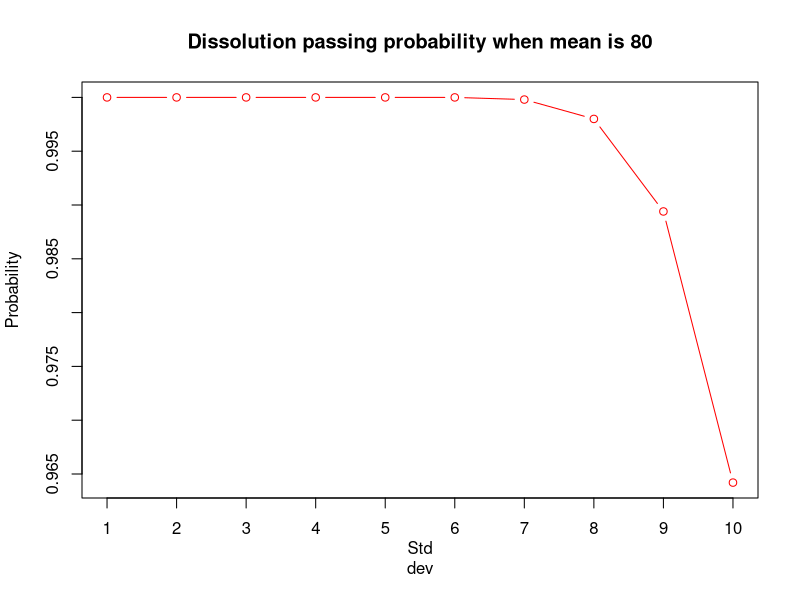
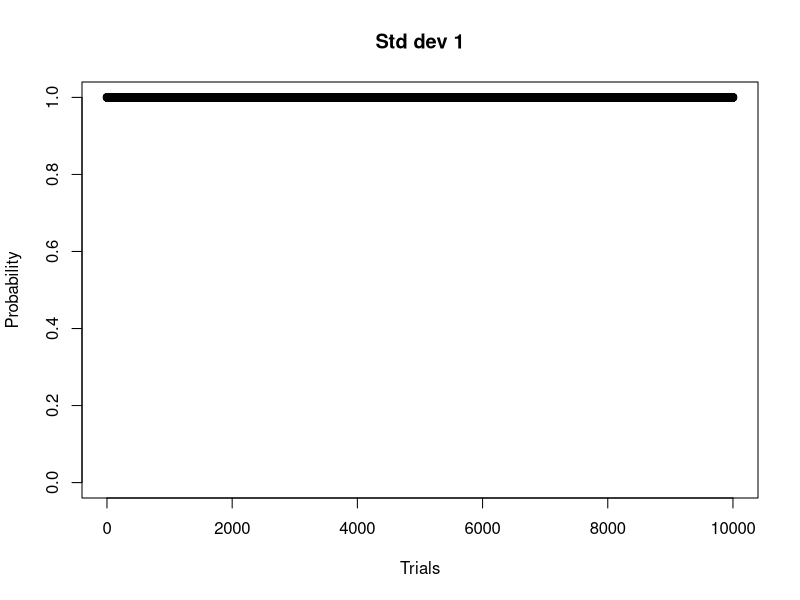
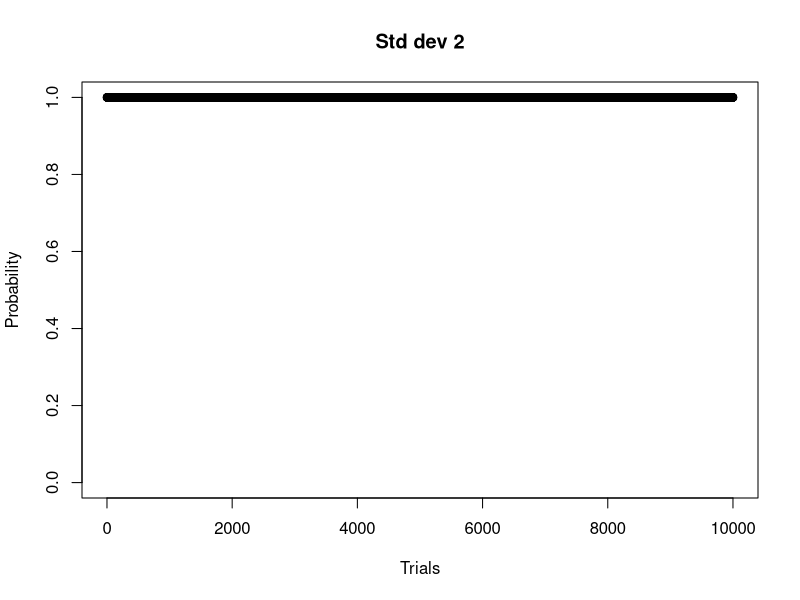
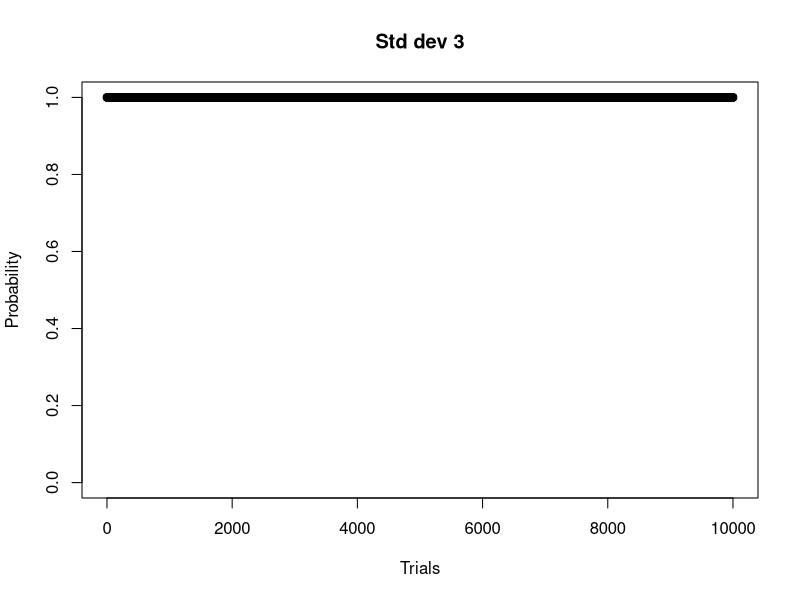
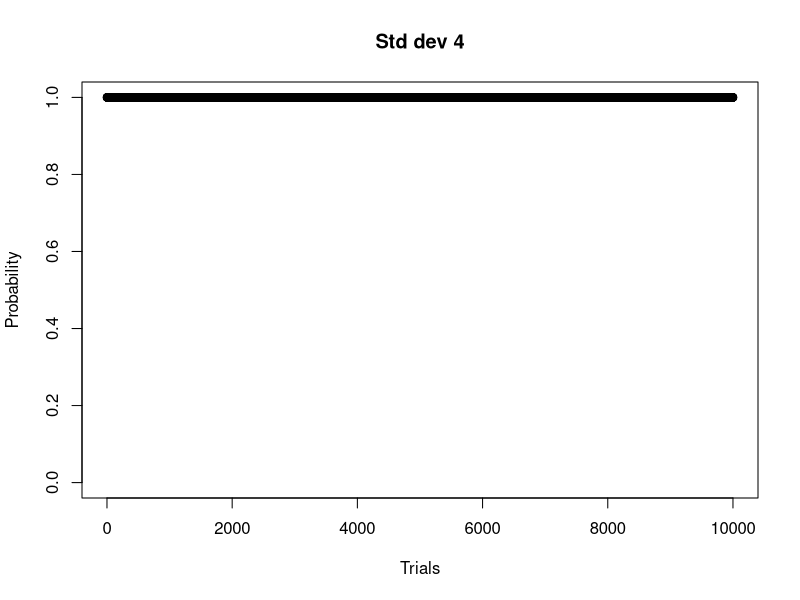
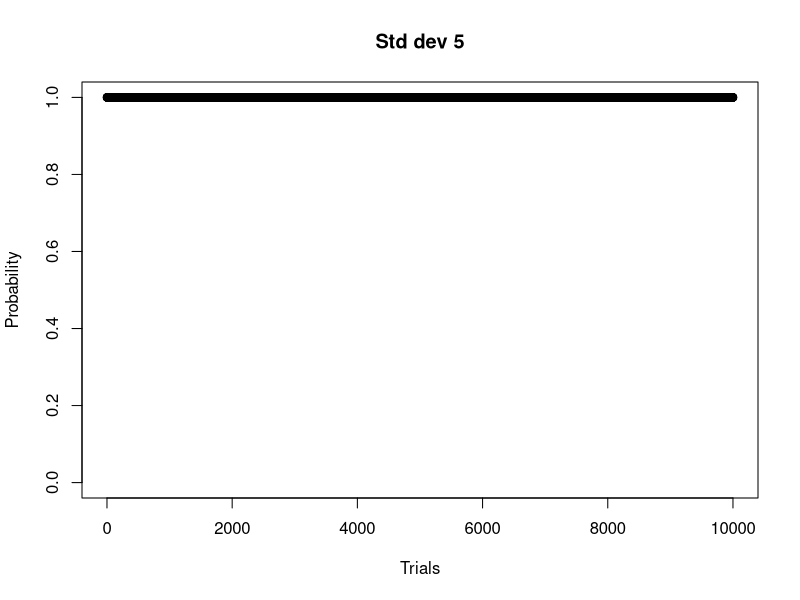
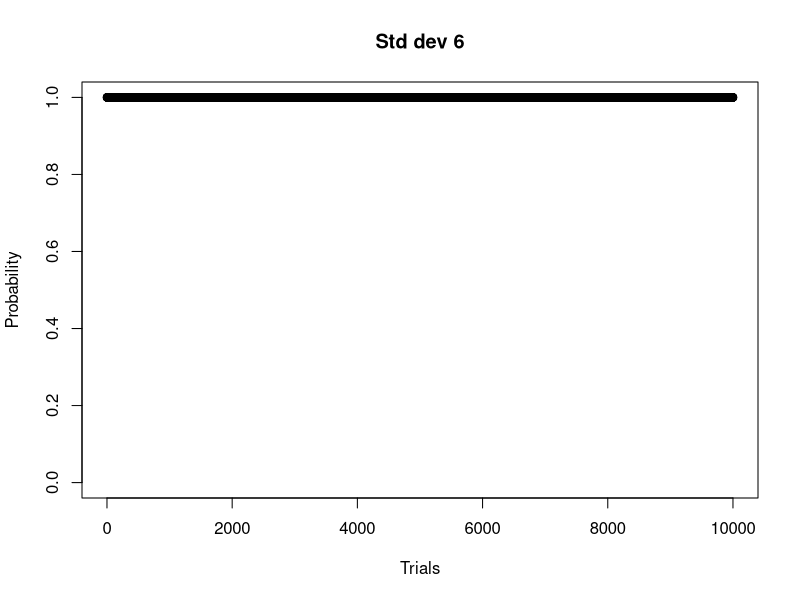
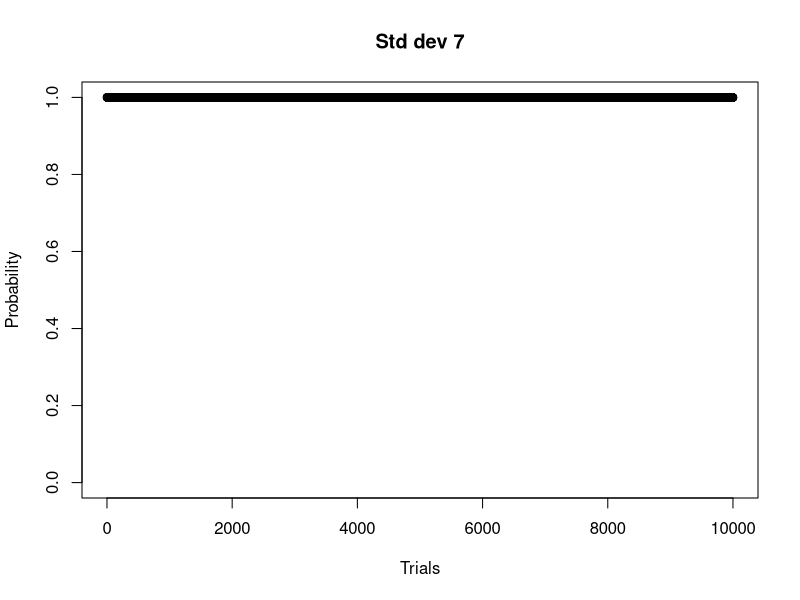

The R script that drew these images, in order:
trials=10000
# number of simulations
avg=80
# mean of distribution
stdev=c(1:10)
# range of standard deviation values
cnt=0
m=0
ct=0
cnt1=0
m1=0
n=0
Q=75
# specify Q value
Q_1=(Q+5)
Q_2=(Q-15)
Q_3=(Q-25)
d<-c()
# create empty vector
fn<-c()
count=j=0
for (x in min(stdev):max(stdev)){
  d<-c()
  set.seed(123)
  # to reproduce particular sequence of random numbers
  for (j1 in 1:trials){
    k<-round(c(rnorm(24,avg,x)),digits = 2)
    # simulate data using mean and standard deviation and 
     # round it to 2 digits
    d<-cbind(d,t(t(k)))
  }
  write.table(rbind(paste0("Trial# ",c(1:trials)),d),
              paste0("stdev_", x,".csv"),
              sep = ",",row.names=F,col.names=F)
  # write a .csv file with name stdev_ with x value in the end
  d<-list(d)
  names(d)=paste("d",x,sep = "_")
  # create d_ with x value in the end
  list2env(d,envir = .GlobalEnv)
}
gh<-data.frame()
for (x in min(stdev):max(stdev)){
  gh_s1<-replicate(trials,0)
  # create a column vector with number of rows equal to the variable trails
  # and fill it with zero's
  gh_s2<-replicate(trials,0)
  gh_s3<-replicate(trials,0)
  Cum_prob1<-replicate(trials,0)
  Cum_prob<-replicate(trials,0)
  for (j in 1:trials){
    count=0
    d<-get(paste0("d_",x,sep=""))
    # if j=1, x=1 then get d_1
    for (i in 1:6){
      if (d[i,j]>Q_1){
        # checking first six values in d greater than (Q+5)
        count=count+1
      }
    }
    if (count==6){
      gh_s1[j]=1
      # checking S1 criteria
    }
    if(gh_s1[j]==0){
      # s1 criteria fail
      (cnt=m=0)
      for (i in 1:12){
        if (d[i,j]>Q_2){
          # checking if first 12 values in d are greater than (Q-15)
          cnt=cnt+1
        }
        if (mean(d[1:12,j])>=Q){
          # checking if average of first 12 in d are greater than or equal
            # to Q
          m=1
          cnt=cnt*m
          if (cnt==12){
            gh_s2[j]=1
            # checking for S2 criteria
          }
        }
      }
    }
    if (gh_s2[j]==0 && gh_s1[j]==0) {
      # if failing in S1 and S2 stages
      ct=cnt1=n=m1=0
      for (b in 1:24){
        if (d[b,j]>Q_3){
          # checking if 24 in d are greater than (Q-25)
          ct=ct+1
        }
        if (d[b,j]>Q_2){
          cnt1=cnt1+1
        }
      }
      if (mean(d[1:24,j])>=Q){
        m1=1
      }
      if (cnt1>=22){
        # check atleast 22 are greater than (Q-15)
        n=1
        # checking if average of 24 are greater than Q
      }
      ct=ct*m1*n
      if (ct==24){
        gh_s3[j]=1
        # checking S3 criteria
      }
      if(gh_s1[j]==0 && gh_s2[j]==0 && gh_s3[j]==0){
        gh<-rbind(gh,c(x,j))
        # lists all trials numbers which fail to meet acceptance criteria
      }
    }
    Cum_prob1[j] = (sum(gh_s1[j],gh_s2[j],gh_s3[j]))
    # to calculate cumulative probability as function of trial number
    if (j>1){Cum_prob[j]=sum(Cum_prob1)/j}else{Cum_prob[j]=Cum_prob1[j]}
  }
  pdf(file=paste0("stdev_",x,".pdf"))
  plot(Cum_prob,ylim = c(0,1),xlab = "Trials", ylab = "Cumulative
Probability",
       main = paste0("Std dev ", x))
  dev.off()
  write.table(cbind(c(1:trials),gh_s1,gh_s2,gh_s3,Cum_prob),
              paste0("All stages stdev_",x,".csv"),
              sep =
                ",",row.names=F,col.names=c('Trial#','S1','S2','S3','Cum Prob'))
  # write .csv file
  options(scipen = 999)
  # disable scientific notation
  fn<-rbind(fn,c(avg, x, sum(gh_s1)/trials, sum(gh_s2)/trials,
                 sum(gh_s3)/trials, sum(gh_s1,gh_s2,gh_s3)/trials))
  # calculate probability of meeting acceptance criteria at every stage and
  # final passing probability
}
hder<-c("Avg","Stddev","S1","S2","S3","Final")
result<-as.data.frame(fn)
names(result)<-hder
print(result)
names(gh)<-c("Stdev","Trial#")
plot(result$Stddev,result$Final,type="b",cex=1,col="red",pch=1,xlab = "Std
dev", ylab="Probability",
     main = paste("Dissolution passing probability when mean is",
                  avg),xaxt="none")
axis(1, seq(1,10,1))
write.csv(result,paste0("Final.csv"))
write.csv(gh,paste0("Fail trails",".csv"))